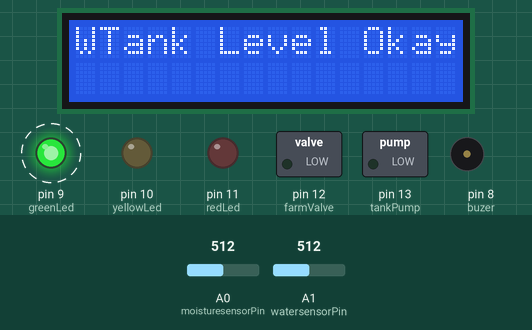
Recording of a sketch running on a simulated Arduino Uno, built with avr-gcc and run on an emulated ATmega328P. Parts: 16×2 character LCD, switched loads named in the sketch (green lamp = pin HIGH), output pins drawn as LEDs (lit = HIGH), buzzer (waves = sounding, pin HIGH). Dashed ring = blinking. The test bench sets the inputs (shaded band); at power-on: A0 (moisturesensorPin) = 512, A1 (watersensorPin) = 512. What the sketch prints to the serial monitor is not drawn.

Above: at 2.7 s.
2.8 s: A0 (moisturesensorPin) set to 565
5.8 s: A0 (moisturesensorPin) set to 592
At 6.6 s:
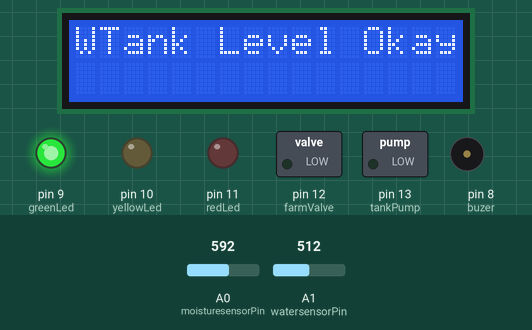
8.8 s: A1 (watersensorPin) set to 0
At 9.3 s:
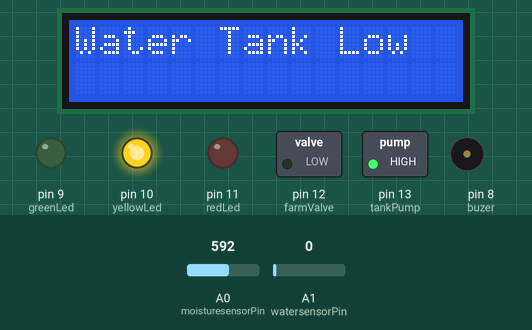
11.5 s: A0 (moisturesensorPin) set to 610
At 12.6 s:
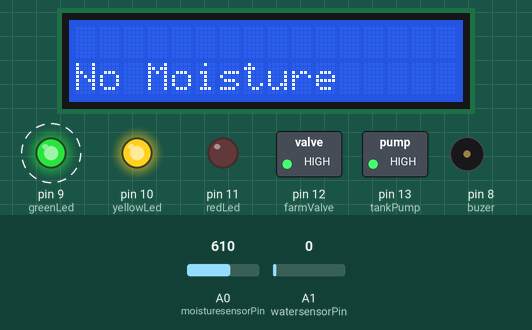
14.5 s: A0 (moisturesensorPin) set to 341
At 15.7 s:
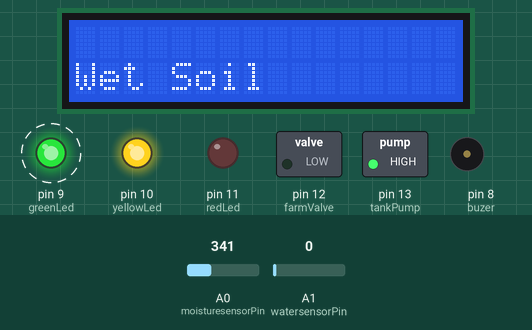
17.5 s: A0 (moisturesensorPin) set to 160
At 19.0 s:
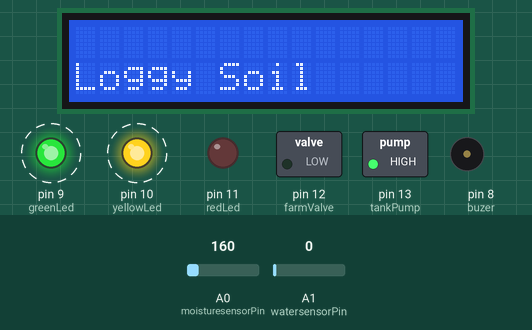
Timing chart, 0 to 21.5 s (numbered marks = the images above; inputs shaded):
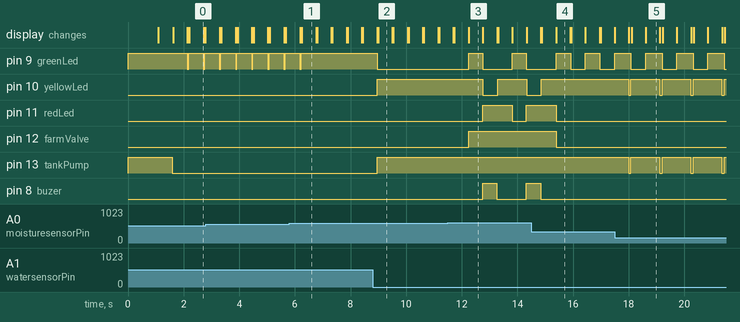

Measured:
- the behaviour switches between 580 and 581 on A0 (moisturesensorPin) (found by bisection; images 0 and 1)
- after the input at 5.8 s, pin 9 (greenLed): goes on until 6.2 s, then stays HIGH
- after the input at 8.8 s, pin 9 (greenLed): HIGH → LOW after 0.17 s; pin 10 (yellowLed), pin 13 (tankPump): LOW → HIGH after 0.17 s; the display: first differs from a run without the input after 0.19 s (image 2)
- after the input at 11.5 s, pin 9 (greenLed): alternates HIGH for 0.51 s and LOW for 1.1 s, starting after 0.74 s; pin 10 (yellowLed): HIGH → LOW after 1.3 s, → HIGH 0.52 s later, → LOW 1.0 s later
- after the input at 14.5 s, pin 9 (greenLed): LOW → HIGH after 1.9 s, → LOW 0.52 s later, → HIGH 0.53 s later; pin 10 (yellowLed): goes on until 14.9 s, then stays HIGH
- after the input at 17.5 s, pin 10 (yellowLed), pin 13 (tankPump): alternates HIGH for 1.0 s and LOW for 0.08 s, starting after 0.50 s
- by itself, pin 9 (greenLed): alternates HIGH for 0.53 s and LOW for 0.05 s

The sketch:

Automated_Plant_Watering.ino
```cpp
//***************AUTOMATED PLANT WATERING AND WATER LEVEL CONTROL FOR IRRIGATION SYSTEM WITH ARDUINO**************//
//*A PROJECT TO THE FEDERAL TECHNICAL AND VOCATIONAL EDUCATION AND TRAINING IINSTITUTE SCHOOL OF GRATUATE STUDENTS*//
//*IN PARTIAL FULFILMENT FOR THE DEGREE OF BACHELER OF SCINCE IN ELECTRONICS COMMUNICATION TECHNOLOGY MANAGEMENT*//
//**********************************************************************************************************//
//*Material Lists*//
// Arduino Uno(1)
// Soil Moisture Sensor(1)
// Ultrasonic Sensor/as A Waterlebel Sensor(1)
// 16x2 LCD display(1)
// Green LED(1)
// Yellow LED(1)
// Red LED(1)
// Piezo Buzzer(1)
// 2 Channel Relay(1)
// Resistors 100ohm (3)
// 12&5V Powersupply
//*June 2020 Addis Ababa*//
//* Ethiopia*//
//************************//

// include the library code:
#include <LiquidCrystal.h>
#include <SoftwareSerial.h>
#include <Ultrasonic.h>
// Initialize the library by associating any needed LCD interface pin
// with the arduino pin number it is connected to
const int rs = 6, en = 7, d4 = 2, d5 = 3, d6 = 4, d7 = 5;
LiquidCrystal lcd(rs, en, d4, d5, d6, d7);

int watersensorPin = A1; // Water Sensor input at Analog PIN A1
int moisturesensorPin = A0;//Moisture Sensor input at Analog PIN A0

//Initialize variables
int waterLevel;
int soilState;

// Arduino pins
#define buzer 8
#define greenLed 9
#define yellowLed 10
#define redLed 11
#define farmValve 12
int tankPump = 13;

void setup() {
  // put your setup code here, to run once:
  Serial.begin(9600);
  pinMode(buzer, OUTPUT);
  pinMode(greenLed, OUTPUT);
  pinMode(yellowLed, OUTPUT);
  pinMode(redLed, OUTPUT);
  pinMode(farmValve, OUTPUT);
  pinMode(tankPump, OUTPUT);
  digitalWrite(tankPump, HIGH); //pump switched ON
  digitalWrite(farmValve, LOW);
  digitalWrite(greenLed, HIGH);
  digitalWrite(yellowLed, LOW);
  digitalWrite(redLed, LOW);

  // Set up the LCD's number of columns and rows:
  lcd.clear();
  Serial.println("AUTOMATED PLANT WATERING SYSTEM AND ");
  Serial.println("WATER LEVEL CONTROL FOR IRRIGATION");
  lcd.begin(16, 2);
  lcd.print("AUTOMATED PLANT");
  lcd.setCursor(0, 1);
  lcd.print("WATERING SYSTEM.");
  delay(1000);
  lcd.clear();
  Serial.println("CHECKING STATUS...");
  lcd.print("CHECKING STATUS.");
  lcd.setCursor(0, 1);
  lcd.print(".............");
  delay(500);
}
void loop() {

  // put your main code here, to run repeatedly:
  waterLevel = analogRead(watersensorPin);
  soilState = analogRead(moisturesensorPin);
  Serial.print("Water Level Reading:");
  Serial.println(waterLevel);
  Serial.print("Moisture Sensor Reading:");
  Serial.println(soilState);

  if (waterLevel == LOW) {
    lcd.clear();
    lcd.print("Water Tank Low");
    Serial.println("Water In The Tank Gets Low");
    digitalWrite(greenLed, LOW);
    digitalWrite(yellowLed, HIGH);
    digitalWrite(tankPump, HIGH); //Tank pump switched ON
    Serial.println("Tank Pump Switched ON");
    delay(500);
    waterLevel = analogRead(watersensorPin);
    lcd.clear();
  }
  else {
    lcd.clear();
    lcd.print("WTank Level Okay.");
    Serial.println("Water In the Tank Okay");
    digitalWrite(tankPump, LOW); //Tank pump switched OFF
    digitalWrite(greenLed, HIGH);
    digitalWrite(yellowLed, LOW);
    Serial.println("Tank Pump Switched OFF");
    delay(500);
    lcd.clear();
  }
  if (soilState <= 170) {
    lcd.clear();
    lcd.setCursor(0, 1);
    lcd.print("Loggy Soil");
    Serial.println("Loggy Soil");
    digitalWrite(farmValve, LOW); //farm Valve switched OFF
    Serial.println("Farm Valve Switched OFF");
    digitalWrite(greenLed, HIGH);
    digitalWrite(redLed, LOW);
    delay(500);
    soilState = analogRead(moisturesensorPin);
    lcd.clear();
  }
  if ((soilState >= 200) && (soilState <= 350) ) {
    lcd.clear();
    lcd.setCursor(0, 1);
    lcd.print("Wet Soil");
    Serial.println("Wet Soil");
    digitalWrite(farmValve, LOW); //farm Valve switched OFF
    Serial.println("Farm Valve Switched OFF");
    digitalWrite(greenLed, HIGH);
    digitalWrite(redLed, LOW);
    delay(500);
    soilState = analogRead(moisturesensorPin);
    lcd.clear();
  }
  if (soilState > 600) {
    lcd.clear();
    lcd.setCursor(0, 1);
    lcd.print("No Moisture");
    Serial.println("No Soil Moisture, Soil Dry");
    digitalWrite(farmValve, HIGH); //farm valve Switched ON
    digitalWrite(greenLed, HIGH);
    digitalWrite(redLed, LOW);
    Serial.println("Farm Valve Switched ON");
    delay(500);
    soilState = analogRead(moisturesensorPin);
    lcd.clear();
  }
  if ((soilState >= 351) && (soilState <= 580) ) {
    lcd.clear();
    lcd.setCursor(0, 1);
    lcd.print("Moist Soil");
    Serial.println("Moist Soil, Water Moisture Okay");
    digitalWrite(greenLed, LOW);
    digitalWrite(redLed, LOW);
    soilState = analogRead(moisturesensorPin);

  }
  if ((waterLevel == LOW) && (soilState <= 300)) {
    lcd.clear();
    lcd.print("System  OK");
    Serial.println("System OK ");
    digitalWrite(greenLed, HIGH);
    digitalWrite(redLed, LOW);
    digitalWrite(yellowLed, LOW);
    digitalWrite(farmValve, LOW); // Farm Irrigation Valve Switched OFF
    digitalWrite(tankPump, LOW); //Tank pump switched OFF
    Serial.println("Farm Valve Switched OFF");
    Serial.println("Tank Valve Switched OFF");

  }
  if ((soilState > 600) && (waterLevel == LOW)) {
    lcd.clear();
    lcd.print("Soil Water LOW");
    Serial.println("Soil Water Low");
    lcd.setCursor(0, 1);
    lcd.print("Tank Empty");
    Serial.println("Tank Empty");
    digitalWrite(buzer, HIGH);//Buzzer Swiched ON
    digitalWrite(greenLed, LOW);//Turn OFF Green LED
    digitalWrite(redLed, HIGH);//Turn ON Red LED
    digitalWrite(farmValve, HIGH);// Farm Irrigation Valve Switched ON
    digitalWrite(tankPump, HIGH);//Tank pump switched ON
    Serial.println("Farm Valve Switched ON");
    Serial.println("Tank Valve Switched ON");
    digitalWrite(yellowLed, LOW);
    delay(500);
    digitalWrite(buzer, LOW);

    waterLevel =analogRead(watersensorPin);
    soilState = analogRead(moisturesensorPin);
    lcd.clear();
  }
  //end
  waterLevel = analogRead(watersensorPin);
  soilState = analogRead(moisturesensorPin);
  lcd.clear();
  lcd.print("AUTOMATED PLANT");
  lcd.setCursor(0, 1);
  lcd.print("WATERING SYSTEM.");
}
```
